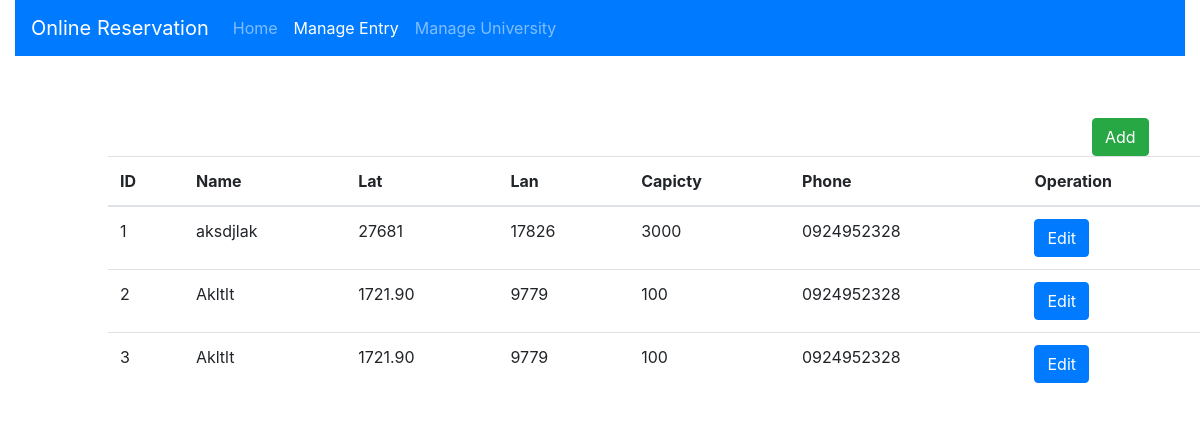
Screenshot of /manageEntry.php with the database file from the repository.
### tables this page shows
CREATE TABLE `entry` (
  `id` int(11) NOT NULL,
  `name` varchar(255) NOT NULL,
  `lat` varchar(25) DEFAULT NULL,
  `lan` varchar(25) DEFAULT NULL,
  `capicty` int(11) DEFAULT NULL,
  `phone` text NOT NULL
);

### manageEntry.php (the view, shortened to what this page needs)
<!DOCTYPE html>
<html lang="en">
  <head>
    <link rel="stylesheet" href="./bootstrap-4.3.1-dist/css/bootstrap.min.css">
  </head>
  <body>
    <div class="container-fluid">
        <nav class="navbar navbar-expand-sm bg-primary navbar-dark">
            <a class="navbar-brand" href="#">Online Reservation</a>
            <ul class="navbar-nav">
                <li class="nav-item">
                    <a class="nav-link" href="http://localhost/reserviation/dashboard.php">Home</a>
                </li>
                <li class="nav-item active">
                    <a class="nav-link" href="http://localhost/reserviation/manageEntry.php">Manage Entry</a>
                </li>
                <li class="nav-item">
                    <a class="nav-link" href="http://localhost/reserviation/manageUniversity.php">Manage University</a>
                </li>
            </ul>
        </nav>
      </div>
      <div class="row">
    <form action="http://localhost/reserviation/addOrUpdate.php" method="get" style='margin-left:90%;margin-top:5%' class="form-inline">
        <input type="submit" class="btn btn-success" value="Add"/>
    </form>
    <table class="table" style="margin-left:10%;margin-right=10%">
    <thead>
      <tr>
        <th>ID</th>
        <th>Name</th>
        <th>Lat</th>
        <th>Lan</th>
        <th>Capicty</th>
        <th>Phone</th>
        <th>Operation</th>
      </tr>
    </thead>
    <tbody>
        <?php
            $servername = "localhost";
            $user = "root";
            $password = null;
            $conn = new mysqli($servername, $user, $password,"reservation");
            $sql = "SELECT * FROM entry ";
            $result = $conn->query($sql);
            if ($result->num_rows > 0) {
                $tab = "<tr>";
                while($row = $result->fetch_assoc()) {
                    $id=$row['id'];
                    $tab = $tab."<td>".$row['id']."</td>";
                    $tab = $tab."<td>".$row['name']."</td>";
                    $tab = $tab."<td>".$row['lat']."</td>";
                    $tab = $tab."<td>".$row['lan']."</td>";
                    $tab = $tab."<td>".$row['capicty']."</td>";
                    $tab = $tab."<td>".$row['phone']."</td>";
                    $tab = $tab."<td style='color:blue'>"."<form method = \"get\" action=\"http://localhost/reserviation/addOrUpdate.php\" class=\"form-inline\">".
                        "<input type=\"submit\" class=\"btn btn-primary\" value=\"Edit\" name=\"accept\"/>".
                        "<input type=\"hidden\" name=\"id\" value='$id' /> </form> </td>";
                    $tab = $tab."</tr>";
                }
                echo $tab;
            } else {
                echo "<td>No data avalible</td>";
            }
        ?>
    </tbody>
  </table>
    </div>
  </body>
</html>

### rows the page displays
entry: id "1", name "aksdjlak", lat "27681", lan "17826", capicty "3000", phone "0924952328"
entry: id "2", name "Akltlt", lat "1721.90", lan "9779", capicty "100", phone "0924952328"
entry: id "3", name "Akltlt", lat "1721.90", lan "9779", capicty "100", phone "0924952328"
